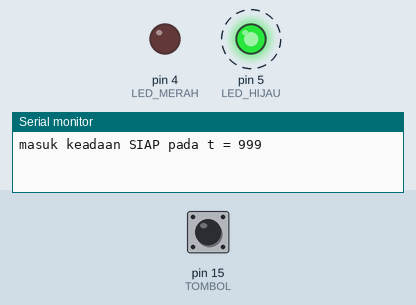
Simulated run of this sketch. Board: Arduino Uno, built with avr-gcc and run on an emulated ATmega328P. On the bench: output pins drawn as LEDs (lit = HIGH), the last lines printed to the serial monitor. Dashed ring = blinking. Inputs (shaded band) come from the test bench; at power-on: pin 15 (TOMBOL) HIGH.

Above: at 2.2 s.
2.3 s: pin 15 (TOMBOL) pulled LOW for 0.15 s
At 3.3 s:
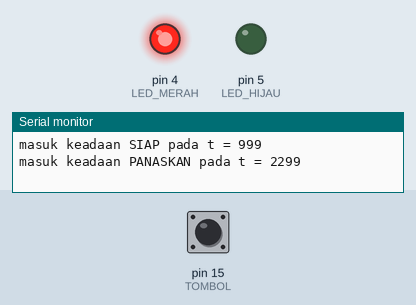
5.4 s: pin 15 (TOMBOL) pulled LOW for 1 s
7.9 s: pin 15 (TOMBOL) pulsed LOW 5 times (0.12 s each, 0.3 s apart)
At 11.12 s:
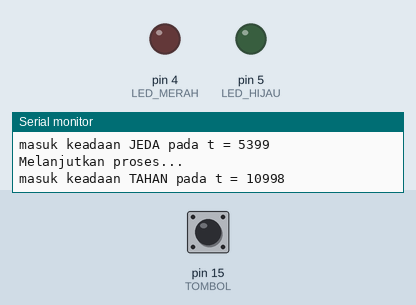
Timing chart, 0 to 18.4 s (numbered marks = the images above; inputs shaded):
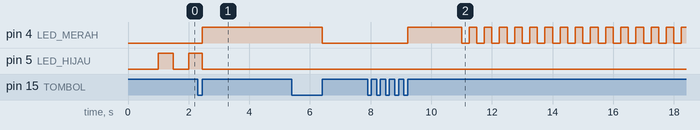

Measured:
- after the input at 2.3 s, pin 4 (LED_MERAH): LOW → HIGH after 0.15 s
- after the input at 7.9 s, pin 4 (LED_MERAH): LOW → HIGH after 1.3 s, then repeats every 0.50 s: LOW 0.25 s, HIGH 0.25 s

The sketch:

Latihan_2.ino
```cpp
#include <Arduino.h>

const int LED_MERAH = 4;
const int LED_HIJAU = 5;
const int TOMBOL    = 15;

enum Keadaan { SIAP, PANASKAN, TAHAN, DINGINKAN, JEDA };

void masuk(Keadaan k);
unsigned long lamaDiKeadaanIni();
bool tombolBaruDitekan();

Keadaan keadaan = SIAP;
unsigned long tMasuk = 0;
unsigned long lamaJalan = 0;
Keadaan keadaanSebelumJeda;

unsigned long tKedipHijau = 0;
unsigned long tKedipMerah = 0;

void masuk(Keadaan k) {
  keadaan = k;
  tMasuk = millis();

  Serial.print("masuk keadaan ");
  switch (k) {
    case SIAP: Serial.print("SIAP"); break;
    case PANASKAN: Serial.print("PANASKAN"); break;
    case TAHAN: Serial.print("TAHAN"); break;
    case DINGINKAN: Serial.print("DINGINKAN"); break;
    case JEDA: Serial.print("JEDA"); break;
  }
  Serial.print(" pada t = ");
  Serial.println(millis());
}

unsigned long lamaDiKeadaanIni() {
  return millis() - tMasuk;
}

bool tombolBaruDitekan() {
  static bool tombolSebelumnya = HIGH;
  static unsigned long tTombolTerakhir = 0;
  bool tombolSekarang = digitalRead(TOMBOL);

  if (tombolSekarang == LOW && tombolSebelumnya == HIGH && (millis() - tTombolTerakhir > 200)) {
    tTombolTerakhir = millis();
    tombolSebelumnya = tombolSekarang;
    return true;
  }

  if (tombolSekarang == HIGH) {
    tombolSebelumnya = HIGH;
  }

  return false;
}

void setup() {
  Serial.begin(115200);
  delay(1000);

  pinMode(LED_MERAH, OUTPUT);
  pinMode(LED_HIJAU, OUTPUT);
  pinMode(TOMBOL, INPUT_PULLUP);

  digitalWrite(LED_MERAH, LOW);
  digitalWrite(LED_HIJAU, LOW);

  masuk(SIAP);
}

void loop() {
  switch (keadaan) {

    case SIAP:
      digitalWrite(LED_MERAH, LOW);
      if (millis() - tKedipHijau >= 500) {
        tKedipHijau = millis();
        digitalWrite(LED_HIJAU, !digitalRead(LED_HIJAU));
      }

      if (tombolBaruDitekan()) {
        masuk(PANASKAN);

        // Tunggu sampai tombol dilepas
        while (digitalRead(TOMBOL) == LOW) {}
      }
      break;

    case PANASKAN:
      digitalWrite(LED_MERAH, HIGH);
      digitalWrite(LED_HIJAU, LOW);

      if (tombolBaruDitekan()) {
        lamaJalan = lamaDiKeadaanIni();
        keadaanSebelumJeda = PANASKAN;
        masuk(JEDA);
        while (digitalRead(TOMBOL) == LOW) {}
      }

      if (lamaDiKeadaanIni() >= 5000) {
        masuk(TAHAN);
      }
      break;

    case TAHAN:
      digitalWrite(LED_HIJAU, LOW);
      if (millis() - tKedipMerah >= 250) {
        tKedipMerah = millis();
        digitalWrite(LED_MERAH, !digitalRead(LED_MERAH));
      }

      if (tombolBaruDitekan()) {
        lamaJalan = lamaDiKeadaanIni();
        keadaanSebelumJeda = TAHAN;
        masuk(JEDA);
        while (digitalRead(TOMBOL) == LOW) {}
      }

      if (lamaDiKeadaanIni() >= 8000) {
        masuk(DINGINKAN);
      }
      break;

    case DINGINKAN:
      digitalWrite(LED_MERAH, LOW);
      digitalWrite(LED_HIJAU, HIGH);

      if (tombolBaruDitekan()) {
        lamaJalan = lamaDiKeadaanIni();
        keadaanSebelumJeda = DINGINKAN;
        masuk(JEDA);
        while (digitalRead(TOMBOL) == LOW) {}
      }

      if (lamaDiKeadaanIni() >= 4000) {
        masuk(SIAP);
      }
      break;

    case JEDA:
      digitalWrite(LED_MERAH, LOW);
      digitalWrite(LED_HIJAU, LOW);

      // Tunggu sampai tombol dilepas dulu sebelum menerima perintah lanjut
      if (digitalRead(TOMBOL) == HIGH) {
        if (tombolBaruDitekan()) {
          tMasuk = millis() - lamaJalan;
          keadaan = keadaanSebelumJeda;
          Serial.println("Melanjutkan proses...");
          while (digitalRead(TOMBOL) == LOW) {}
        }
      }
      break;
  }
}
```
